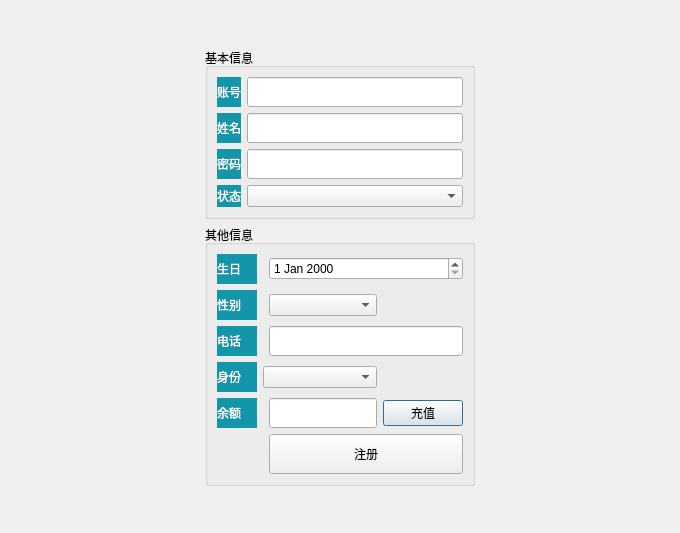
<?xml version="1.0" encoding="UTF-8"?>
<ui version="4.0">
 <class>UserDialog</class>
 <widget class="QDialog" name="UserDialog">
  <property name="geometry">
   <rect>
    <x>0</x>
    <y>0</y>
    <width>680</width>
    <height>533</height>
   </rect>
  </property>
  <property name="windowTitle">
   <string>账户信息</string>
  </property>
  <property name="styleSheet">
   <string notr="true">QDialog#UserDialog {
border-image: url(:/resources/5.jpg) 0 0 0 0 stretch stretch;}</string>
  </property>
  <layout class="QGridLayout" name="gridLayout_6">
   <item row="0" column="1">
    <spacer name="verticalSpacer">
     <property name="orientation">
      <enum>Qt::Orientation::Vertical</enum>
     </property>
     <property name="sizeHint" stdset="0">
      <size>
       <width>20</width>
       <height>1</height>
      </size>
     </property>
    </spacer>
   </item>
   <item row="1" column="0">
    <spacer name="horizontalSpacer_2">
     <property name="orientation">
      <enum>Qt::Orientation::Horizontal</enum>
     </property>
     <property name="sizeHint" stdset="0">
      <size>
       <width>0</width>
       <height>20</height>
      </size>
     </property>
    </spacer>
   </item>
   <item row="1" column="1">
    <layout class="QGridLayout" name="gridLayout_5">
     <item row="0" column="0">
      <widget class="QGroupBox" name="groupBox">
       <property name="title">
        <string>基本信息</string>
       </property>
       <layout class="QGridLayout" name="gridLayout">
        <item row="0" column="0">
         <layout class="QGridLayout" name="gridLayout_3">
          <item row="2" column="1">
           <widget class="QLineEdit" name="lineEditPassword">
            <property name="minimumSize">
             <size>
              <width>160</width>
              <height>30</height>
             </size>
            </property>
            <property name="echoMode">
             <enum>QLineEdit::EchoMode::Password</enum>
            </property>
           </widget>
          </item>
          <item row="0" column="1">
           <widget class="QLineEdit" name="lineEditID">
            <property name="minimumSize">
             <size>
              <width>160</width>
              <height>30</height>
             </size>
            </property>
           </widget>
          </item>
          <item row="1" column="0">
           <widget class="QLabel" name="labelName">
            <property name="minimumSize">
             <size>
              <width>0</width>
              <height>30</height>
             </size>
            </property>
            <property name="styleSheet">
             <string notr="true">qproperty-alignment: AlignCenter;  color: rgb(255, 255, 255);
background-color: rgb(19, 150, 170);</string>
            </property>
            <property name="text">
             <string>姓名</string>
            </property>
           </widget>
          </item>
          <item row="0" column="0">
           <widget class="QLabel" name="labelID">
            <property name="minimumSize">
             <size>
              <width>0</width>
              <height>30</height>
             </size>
            </property>
            <property name="styleSheet">
             <string notr="true">qproperty-alignment: AlignCenter;  color: rgb(255, 255, 255);
background-color: rgb(19, 150, 170);</string>
            </property>
            <property name="text">
             <string>账号</string>
            </property>
           </widget>
          </item>
          <item row="1" column="1">
           <widget class="QLineEdit" name="lineEditName">
            <property name="minimumSize">
             <size>
              <width>160</width>
              <height>30</height>
             </size>
            </property>
           </widget>
          </item>
          <item row="2" column="0">
           <widget class="QLabel" name="labelPassword">
            <property name="minimumSize">
             <size>
              <width>0</width>
              <height>30</height>
             </size>
            </property>
            <property name="styleSheet">
             <string notr="true">qproperty-alignment: AlignCenter;  color: rgb(255, 255, 255);
background-color: rgb(19, 150, 170);</string>
            </property>
            <property name="text">
             <string>密码</string>
            </property>
           </widget>
          </item>
          <item row="3" column="1">
           <widget class="QComboBox" name="comboBoxStatus"/>
          </item>
          <item row="3" column="0">
           <widget class="QLabel" name="label">
            <property name="styleSheet">
             <string notr="true">qproperty-alignment: AlignCenter;  color: rgb(255, 255, 255);
background-color: rgb(19, 150, 170);</string>
            </property>
            <property name="text">
             <string>状态</string>
            </property>
           </widget>
          </item>
         </layout>
        </item>
       </layout>
      </widget>
     </item>
     <item row="1" column="0">
      <widget class="QGroupBox" name="groupBox_2">
       <property name="title">
        <string>其他信息</string>
       </property>
       <layout class="QGridLayout" name="gridLayout_2">
        <item row="0" column="0">
         <layout class="QGridLayout" name="gridLayout_4">
          <item row="4" column="3" colspan="2">
           <widget class="QPushButton" name="pushButtonRecharge">
            <property name="text">
             <string>充值</string>
            </property>
           </widget>
          </item>
          <item row="1" column="2">
           <widget class="QComboBox" name="comboBoxSex"/>
          </item>
          <item row="5" column="2" colspan="3">
           <widget class="QPushButton" name="pushButton">
            <property name="minimumSize">
             <size>
              <width>60</width>
              <height>40</height>
             </size>
            </property>
            <property name="styleSheet">
             <string notr="true">QPushButton {
border-image: url(:/resources/a1.jpg) 0 0 0 0 stretch stretch;
	font: 20pt &quot;Kunstler Script&quot;;


}


QPushButton:hover {
border-image: url(:/resources/a1.jpg) 0 0 0 0 stretch stretch;

font: 8pt &quot;Kunstler Script&quot;;
}


QPushButton:pressed {
border-image: url(:/resources/a1.jpg) 0 0 0 0 stretch stretch;
	font: 20pt &quot;Kunstler Script&quot;;


}</string>
            </property>
            <property name="text">
             <string>注册</string>
            </property>
           </widget>
          </item>
          <item row="0" column="2" colspan="3">
           <widget class="QDateEdit" name="dateEditBirthday"/>
          </item>
          <item row="0" column="0">
           <widget class="QLabel" name="label_8">
            <property name="minimumSize">
             <size>
              <width>0</width>
              <height>30</height>
             </size>
            </property>
            <property name="styleSheet">
             <string notr="true">qproperty-alignment: AlignCenter;  color: rgb(255, 255, 255);
background-color: rgb(19, 150, 170);</string>
            </property>
            <property name="text">
             <string>生日</string>
            </property>
           </widget>
          </item>
          <item row="2" column="0">
           <widget class="QLabel" name="label_4">
            <property name="minimumSize">
             <size>
              <width>0</width>
              <height>30</height>
             </size>
            </property>
            <property name="styleSheet">
             <string notr="true">qproperty-alignment: AlignCenter;  color: rgb(255, 255, 255);
background-color: rgb(19, 150, 170);</string>
            </property>
            <property name="text">
             <string>电话</string>
            </property>
           </widget>
          </item>
          <item row="2" column="2" colspan="3">
           <widget class="QLineEdit" name="lineEditPhone">
            <property name="minimumSize">
             <size>
              <width>160</width>
              <height>30</height>
             </size>
            </property>
           </widget>
          </item>
          <item row="3" column="1" colspan="2">
           <widget class="QComboBox" name="comboBoxOccupation"/>
          </item>
          <item row="3" column="0">
           <widget class="QLabel" name="label_5">
            <property name="minimumSize">
             <size>
              <width>0</width>
              <height>30</height>
             </size>
            </property>
            <property name="styleSheet">
             <string notr="true">qproperty-alignment: AlignCenter;  color: rgb(255, 255, 255);
background-color: rgb(19, 150, 170);</string>
            </property>
            <property name="text">
             <string>身份</string>
            </property>
           </widget>
          </item>
          <item row="4" column="0">
           <widget class="QLabel" name="labelBalance">
            <property name="minimumSize">
             <size>
              <width>0</width>
              <height>30</height>
             </size>
            </property>
            <property name="styleSheet">
             <string notr="true">qproperty-alignment: AlignCenter;  color: rgb(255, 255, 255);
background-color: rgb(19, 150, 170);</string>
            </property>
            <property name="text">
             <string>余额</string>
            </property>
           </widget>
          </item>
          <item row="1" column="0">
           <widget class="QLabel" name="label_9">
            <property name="minimumSize">
             <size>
              <width>0</width>
              <height>30</height>
             </size>
            </property>
            <property name="styleSheet">
             <string notr="true">qproperty-alignment: AlignCenter;  color: rgb(255, 255, 255);
background-color: rgb(19, 150, 170);</string>
            </property>
            <property name="text">
             <string>性别</string>
            </property>
           </widget>
          </item>
          <item row="4" column="2">
           <widget class="QLineEdit" name="lineEditBalance">
            <property name="minimumSize">
             <size>
              <width>0</width>
              <height>30</height>
             </size>
            </property>
           </widget>
          </item>
          <item row="5" column="0">
           <spacer name="horizontalSpacer">
            <property name="orientation">
             <enum>Qt::Orientation::Horizontal</enum>
            </property>
            <property name="sizeHint" stdset="0">
             <size>
              <width>40</width>
              <height>20</height>
             </size>
            </property>
           </spacer>
          </item>
         </layout>
        </item>
       </layout>
      </widget>
     </item>
    </layout>
   </item>
   <item row="1" column="2">
    <spacer name="horizontalSpacer_3">
     <property name="orientation">
      <enum>Qt::Orientation::Horizontal</enum>
     </property>
     <property name="sizeHint" stdset="0">
      <size>
       <width>1</width>
       <height>20</height>
      </size>
     </property>
    </spacer>
   </item>
   <item row="2" column="1">
    <spacer name="verticalSpacer_2">
     <property name="orientation">
      <enum>Qt::Orientation::Vertical</enum>
     </property>
     <property name="sizeHint" stdset="0">
      <size>
       <width>20</width>
       <height>2</height>
      </size>
     </property>
    </spacer>
   </item>
  </layout>
 </widget>
 <tabstops>
  <tabstop>lineEditID</tabstop>
  <tabstop>lineEditName</tabstop>
  <tabstop>lineEditPassword</tabstop>
  <tabstop>comboBoxStatus</tabstop>
  <tabstop>dateEditBirthday</tabstop>
  <tabstop>comboBoxSex</tabstop>
  <tabstop>lineEditPhone</tabstop>
  <tabstop>comboBoxOccupation</tabstop>
  <tabstop>lineEditBalance</tabstop>
  <tabstop>pushButtonRecharge</tabstop>
  <tabstop>pushButton</tabstop>
 </tabstops>
 <resources/>
 <connections/>
</ui>
